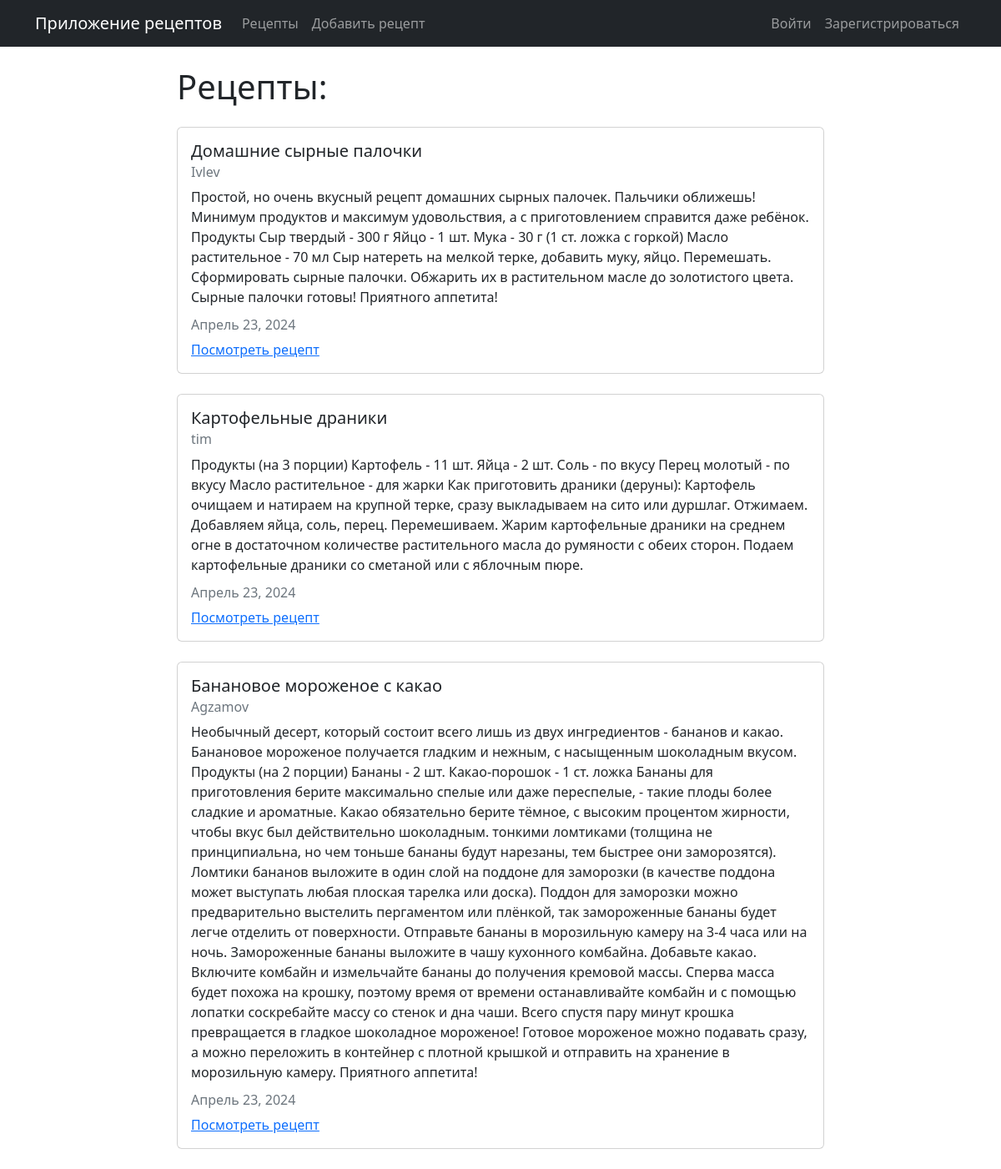
/main/, run on the app's committed database.
### recipes/models.py (models this page shows, shortened)
class Recipe(models.Model):
    title = models.CharField(max_length=100, verbose_name='Название рецепта')
    description = models.TextField(verbose_name='Описание рецепта')
    author = models.ForeignKey(User, on_delete=models.CASCADE)
    created_at = models.DateTimeField(auto_now_add=True)
    updated_at = models.DateTimeField(auto_now=True)
    class Meta:
        verbose_name = 'Рецепт'
        verbose_name_plural = 'Рецепты'

### recipes/views.py (the view)
# urls.py: path('', views.RecipeListView.as_view(), name="recipes-home"),
class RecipeListView(ListView):
    model = Recipe
    template_name = 'home.html'
    context_object_name = 'recipes'

### templates/home.html
{% extends "flatpages/default.html" %}
{% block content %}
<h1>Рецепты:</h1>
{% for recipe in recipes %}
<div class="card my-4">
  <div class="card-body">
    <h5 class="card-title">{{ recipe.title }}</h5>
    <h6 class="card-subtitle mb-2 text-muted">{{ recipe.author }}</h6>
    <p class="card-text">{{ recipe.description }}</p>
    <h6 class="card-subtitle mb-2 text-muted">
      {{ recipe.updated_at|date:"F d, Y" }}
    </h6>
    <a href="{% url 'recipes-detail' recipe.pk %}" class="card-link">Посмотреть рецепт</a>
  </div>
</div>
{% endfor %}
{% endblock content %}

### templates/flatpages/default.html (shortened to what this page needs)
<!DOCTYPE html>
<html lang="ru">
  <head>
    <link
      href="https://cdn.jsdelivr.net/npm/bootstrap@5.2.0-beta1/dist/css/bootstrap.min.css"
      rel="stylesheet"
    />
  </head>
  <body>
    <nav class="navbar navbar-expand-lg navbar-dark bg-dark">
      <div class="container">
        <a class="navbar-brand" href="{% url 'recipes-home' %}">Приложение рецептов</a>
        <div class="collapse navbar-collapse" id="navbarNav">
          <ul class="navbar-nav">
            <li class="nav-item">
              <a
                class="nav-link"
                aria-current="page"
                href="{% url 'recipes-home' %}"
                >Рецепты</a
              >
            </li>
            <li class="nav-item">
              <a class="nav-link" href="{% url 'recipes-create' %}">Добавить рецепт</a>
            </li>
          </ul>
        </div>
        <div class="navbar-nav">
          {% if user.is_authenticated %}
          <a class="nav-item nav-link" href="{% url 'user-profile' %}"
            >Мой профиль</a
          >
          <a class="nav-item nav-link" href="{% url 'user-logout' %}">Выйти</a>
          {% else %}
          <a class="nav-item nav-link" href="{% url 'user-login' %}">Войти</a>
          <a class="nav-item nav-link" href="{% url 'user-register' %}"
            >Зарегистрироваться</a
          >
          {% endif %}
        </div>
      </div>
    </nav>
    <div class="container mt-4 col-8">
       {% block content %} {% endblock %}
    </div>
  </body>
</html>

### data on the page
Recipe: title "Домашние сырные палочки", author "Ivlev", description "Простой, но очень вкусный рецепт домашних сырных палочек. Пальчики оближешь! Минимум продуктов и максимум удовольствия, а с приготовлением справится даже ребёнок. Продукты Сыр твердый - 300 г Яйцо - 1 шт. Мука - 30 г (1 ст. ложка с горкой) Масло растительное - 70 мл Сыр натереть на мелкой терке, добавить муку, яйцо. Перемешать. Сформировать сырные палочки. Обжарить их в растительном масле до золотистого цвета. Сырные палочки готовы! Приятного аппетита!", updated_at "Апрель 23, 2024"
Recipe: title "Картофельные драники", author "tim", description "Продукты (на 3 порции) Картофель - 11 шт. Яйца - 2 шт. Соль - по вкусу Перец молотый - по вкусу Масло растительное - для жарки Как приготовить драники (деруны): Картофель очищаем и натираем на крупной терке, сразу выкладываем на сито или дуршлаг. Отжимаем. Добавляем яйца, соль, перец. Перемешиваем. Жарим картофельные драники на среднем огне в достаточном количестве растительного масла до румяности с обеих сторон. Подаем картофельные драники со сметаной или с яблочным пюре.", updated_at "Апрель 23, 2024"
Recipe: title "Банановое мороженое с какао", author "Agzamov", description "Необычный десерт, который состоит всего лишь из двух ингредиентов - бананов и какао. Банановое мороженое получается гладким и нежным, с насыщенным шоколадным вкусом. Продукты (на 2 порции) Бананы - 2 шт. Какао-порошок - 1 ст. ложка Бананы для приготовления берите максимально спелые или даже переспелые, - такие плоды более сладкие и ароматные. Какао обязательно берите тёмное, с высоким процентом жирности, чтобы вкус был действительно шоколадным. тонкими ломтиками (толщина не принципиальна, но чем тоньше бананы будут нарезаны, тем быстрее они заморозятся). Ломтики бананов выложите в один слой на поддоне для заморозки (в качестве поддона может выступать любая плоская тарелка или доска). Поддон…", updated_at "Апрель 23, 2024"
